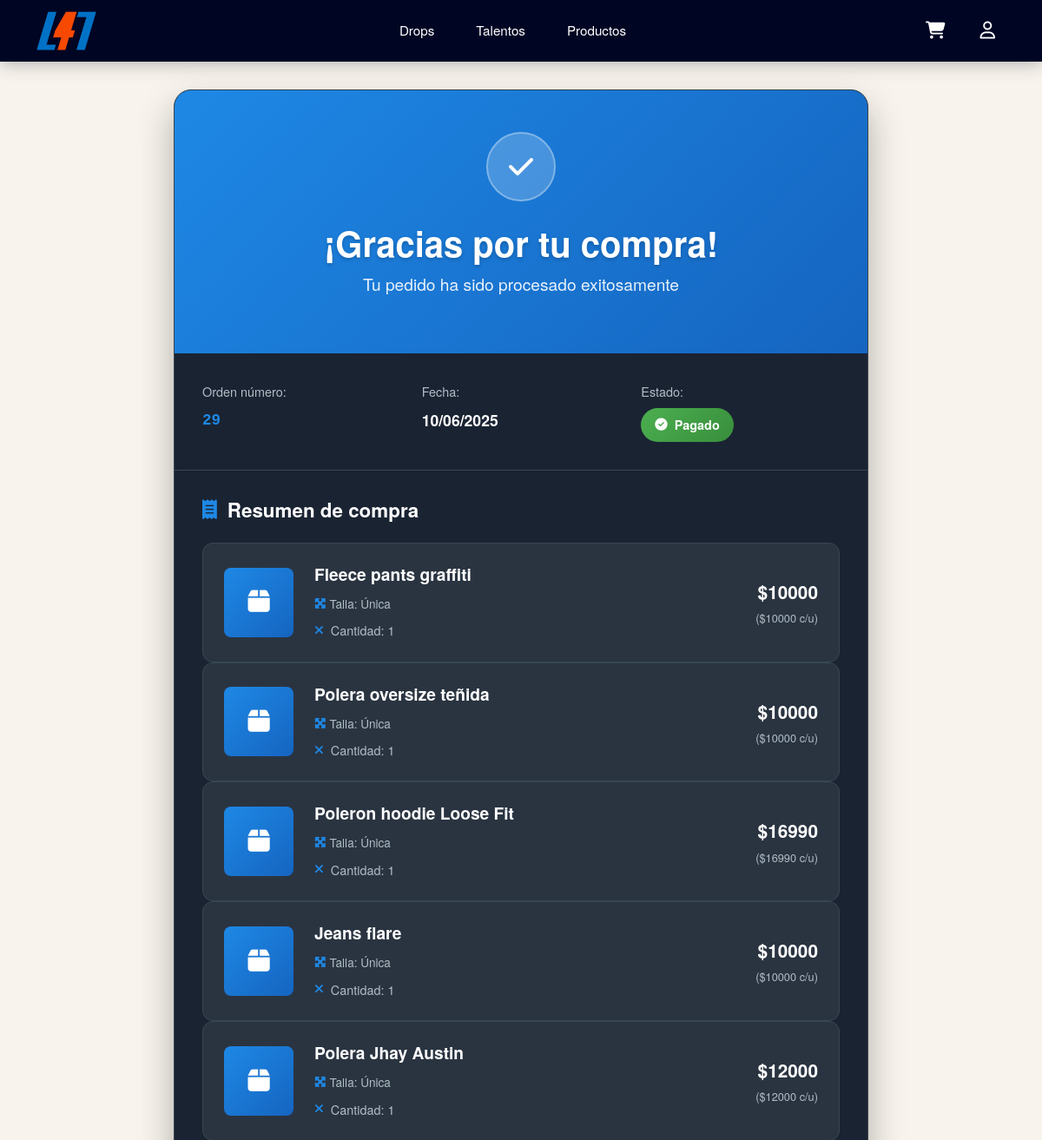
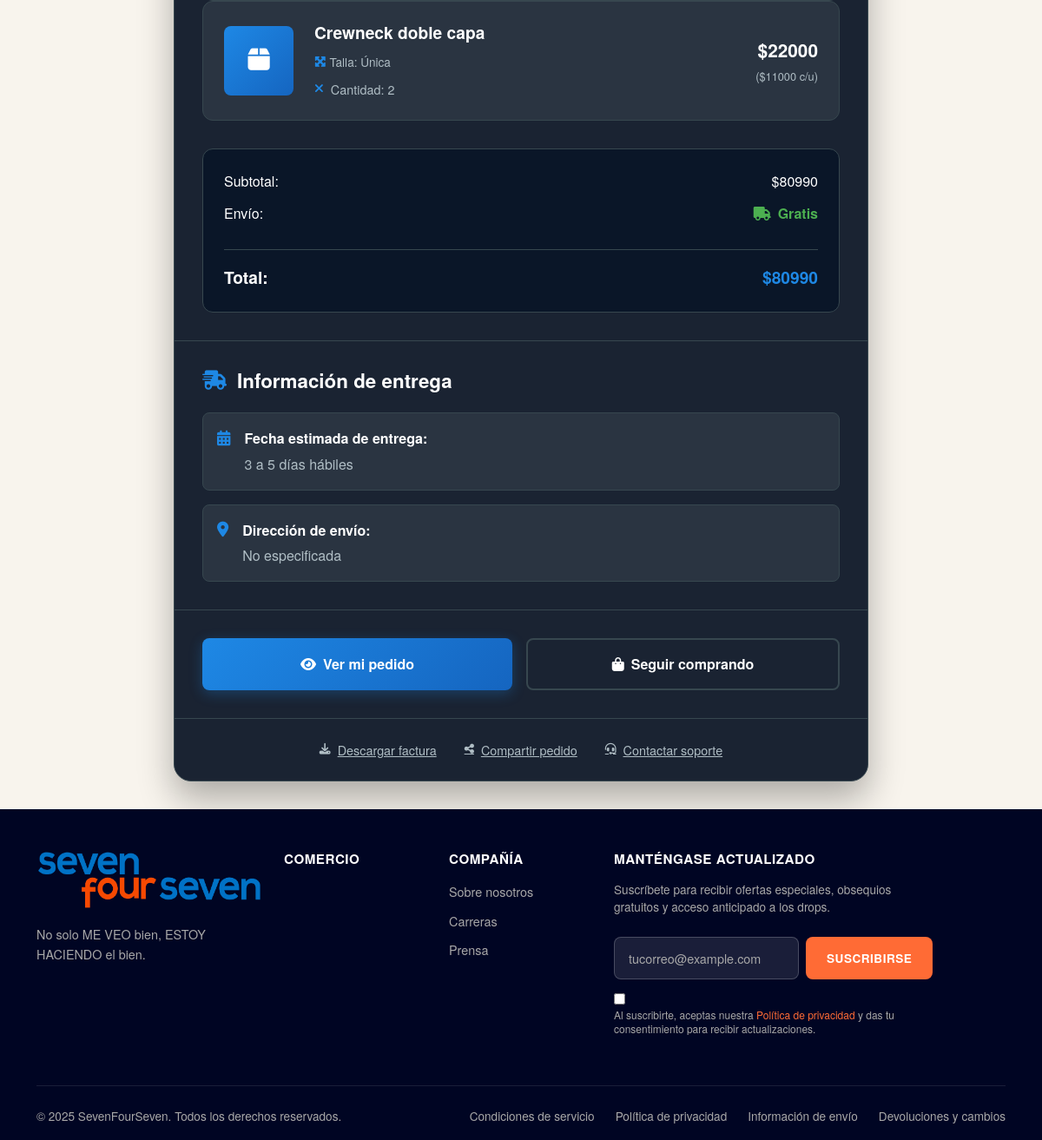
The page /orders/success/29/ on the database its author committed (2 pictures, top to bottom).
### apps/orders/models.py (models this page shows, shortened)
class Order(models.Model):
    user = models.ForeignKey(CustomUser, on_delete=models.CASCADE)
    created_at = models.DateTimeField(auto_now_add=True)
    total = models.DecimalField(max_digits=10, decimal_places=2)
    payment_id = models.CharField(max_length=100, blank=True, null=True)  # para almacenar ID de MercadoPago/Webpay
    status = models.CharField(max_length=50, default='Pendiente')  # puedes usar: Pendiente, Pagado, Cancelado, etc.
    @property
    def subtotal(self):
        return sum(item.subtotal for item in self.items.all())

class OrderItem(models.Model):
    order = models.ForeignKey(Order, on_delete=models.CASCADE, related_name='items')
    product = models.ForeignKey(Product, on_delete=models.DO_NOTHING)
    quantity = models.PositiveIntegerField()
    subtotal = models.DecimalField(max_digits=10, decimal_places=2)

### apps/product/models.py (models this page shows, shortened)
class Product(models.Model):
    name = models.CharField(max_length=100)
    price = models.DecimalField(max_digits=10, decimal_places=2)
    description = models.TextField()
    category = models.ForeignKey(ProductCategory, on_delete=models.PROTECT, related_name='products')
    drop = models.ForeignKey(Drop, on_delete=models.CASCADE, related_name='products', blank=True, null=True)
    discount = models.IntegerField( blank=True, null=True)
    stock = models.PositiveIntegerField(default=0)
    is_available = models.BooleanField(default=True)

### apps/orders/views.py (the view)
# urls.py: path('success/<int:order_id>/', views.order_success, name='success'),
def order_success(request, order_id):
    order = get_object_or_404(Order, id=order_id)
    order_items = order.items.all()  # ajusta según tus relaciones
    return render(request, 'orders/success.html', {
        'order': order,
        'order_items': order_items
    })

### apps/orders/templates/orders/success.html (shortened to what this page needs)
{% extends 'base.html' %}
{% load static %}
{% block css %}
<link rel="stylesheet" href="{% static 'orders/css/style.css' %}">
{% endblock css %}
{% block content %}
<main class="main-content">
    <div class="confirmation-container">
        <div class="confirmation-card">
            <div class="success-header">
                <div class="success-icon-container">
                    <div class="success-icon">
                        <i class="fas fa-check"></i>
                    </div>
                    <div class="success-ripple"></div>
                </div>
                <h1 class="success-title">¡Gracias por tu compra!</h1>
                <p class="success-subtitle">Tu pedido ha sido procesado exitosamente</p>
            </div>
            <div class="order-info-section">
                <div class="info-grid">
                    <div class="info-item">
                        <span class="info-label">Orden número:</span>
                        <span class="info-value order-number">{{ order.id }}</span>
                    </div>
                    <div class="info-item">
                        <span class="info-label">Fecha:</span>
                        <span class="info-value">{{ order.created_at|date:"d/m/Y" }}</span>
                    </div>
                    <div class="info-item">
                        <span class="info-label">Estado:</span>
                        <span class="status-badge confirmed">
                            <i class="fas fa-check-circle"></i>
                            {{ order.status|default:"Confirmado" }}
                        </span>
                    </div>
                </div>
            </div>
            <div class="order-summary-section">
                <h2 class="section-title">
                    <i class="fas fa-receipt"></i>
                    Resumen de compra
                </h2>
                <div class="product-list">
                    {% for item in order_items %}
                    <div class="product-item">
                        <div class="product-image">
                            {% if item.product.image %}
                            <img src="{{ item.product.image.url }}" width="80" height="80" class="rounded">
                            {% else %}
                            <div class="product-placeholder">
                                <i class="fas fa-box"></i>
                            </div>
                            {% endif %}
                        </div>
                        <div class="product-details">
                            <h3 class="product-name">{{ item.product.name }}</h3>
                            <div class="product-specs">
                                <span class="spec-item">
                                    <i class="fas fa-expand-arrows-alt"></i>
                                    Talla: {{ item.size|default:"Única" }}
                                </span>
                            </div>
                            <div class="quantity-info">
                                <i class="fas fa-times"></i>
                                <span>Cantidad: {{ item.quantity }}</span>
                            </div>
                        </div>
                        <div class="product-price">
                            <span class="price-amount">${{ item.subtotal|floatformat:0 }}</span>
                            <span class="price-unit">(${{ item.product.price|floatformat:0 }} c/u)</span>
                        </div>
                    </div>
                    {% endfor %}
                </div>
                <div class="order-totals">
                    <div class="total-line">
                        <span>Subtotal:</span>
                        <span>${{ order.subtotal|floatformat:0 }}
                        </span>
                    </div>
                    <div class="total-line">
                        <span>Envío:</span>
                        <span class="free-shipping">
                            <i class="fas fa-truck"></i>
                            Gratis
                        </span>
                    </div>
                    <div class="total-line grand-total">
                        <span>Total:</span>
                        <span>${{ order.total|floatformat:0 }}</span>
                    </div>
                </div>
            </div>
            <div class="delivery-section">
                <h3 class="section-title">
                    <i class="fas fa-shipping-fast"></i>
                    Información de entrega
                </h3>
                <div class="delivery-info">
                    <div class="delivery-item">
                        <i class="fas fa-calendar-alt"></i>
                        <div>
                            <strong>Fecha estimada de entrega:</strong>
                            <span>{{ order.delivery_date|default:"3 a 5 días hábiles" }}</span>
                        </div>
                    </div>
                    <div class="delivery-item">
                        <i class="fas fa-map-marker-alt"></i>
                        <div>
                            <strong>Dirección de envío:</strong>
                            <span>{{ order.shipping_address|default:"No especificada" }}</span>
                        </div>
                    </div>
                </div>
            </div>
            <div class="action-buttons">
                <a href="{% url 'orders:mis_pedidos' %}" class="btn primary-btn">
                    <i class="fas fa-eye"></i>
                    Ver mi pedido
                </a>
                <a href="{% url 'products:products' %}" class="btn secondary-btn">
                    <i class="fas fa-shopping-bag"></i>
                    Seguir comprando
                </a>
            </div>
            <div class="additional-actions">
                <a href="{% url 'orders:download_invoice' order.id %}" class="action-link">
                    <i class="fas fa-download"></i>
                    Descargar factura
                </a>
                <a href="#" class="action-link">
                    <i class="fas fa-share-alt"></i>
                    Compartir pedido
                </a>
                <a href="#" class="action-link">
                    <i class="fas fa-headset"></i>
                    Contactar soporte
                </a>
            </div>
        </div>
    </div>
</main>
{% endblock content %}

### static/css/styles.css (style rules this page uses)
:root { --primary-bg: #000523; --accent-color: #ff6b35; --text-light: #ffffff; --text-muted: #a8a8a8; --hover-bg: rgba(255, 255, 255, 0.1); }

### templates/base.html (style rules this page uses)
body { font-family: 'Helvetica Neue', Arial, sans-serif; background-color: #F8F4ED; line-height: 1.6; }

### rows shown on the page
Order: id "29", created_at "10/06/2025", status "Pagado", subtotal "80990", total "80990"
OrderItem: product.name "Fleece pants graffiti", size "Única", quantity "1", subtotal "10000", product.price "10000"
OrderItem: product.name "Polera oversize teñida", size "Única", quantity "1", subtotal "10000", product.price "10000"
OrderItem: product.name "Poleron hoodie Loose Fit", size "Única", quantity "1", subtotal "16990", product.price "16990"
OrderItem: product.name "Jeans flare", size "Única", quantity "1", subtotal "10000", product.price "10000"
OrderItem: product.name "Polera Jhay Austin", size "Única", quantity "1", subtotal "12000", product.price "12000"
OrderItem: product.name "Crewneck doble capa", size "Única", quantity "2", subtotal "22000", product.price "11000"

### other values the page prints
{{ order.delivery_date|default:"3 a 5 días hábiles" }} "3 a 5 días hábiles"
{{ order.shipping_address|default:"No especificada" }} "No especificada"
